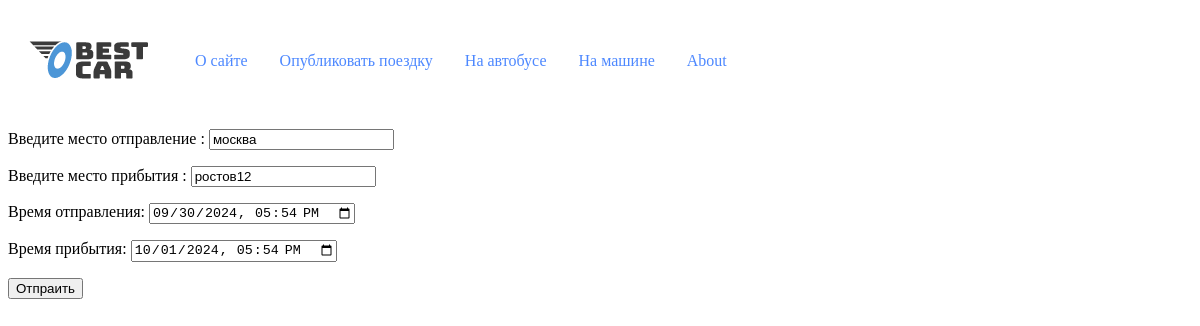
Screenshot of /update/M4JZ4GJYAGTRLUUV46A79BJ2DNVX0UAN5NE8FTY9/ with the database file from the repository.
### bestcar/models/publishing_a_trip.py (models this page shows, shortened)
class Publishing_a_trip(models.Model):
    departure = models.CharField(
        max_length=100,
        verbose_name="отправление",
        validators=[Validators_language_model()]
    )
    arrival = models.CharField(
        max_length=100,
        verbose_name="прибытие",
        validators=[Validators_language_model()]
    )
    departure_time = models.DateTimeField(
        verbose_name="время отправления",
        validators=[Validators_date_model()]
    )
    arrival_time = models.DateTimeField(
        verbose_name="время прибытия",
        default=None,
        validators=[Validators_date_model()]
    )
    free_seating = models.PositiveSmallIntegerField(
        verbose_name='количество мест',
        default=1
    )
    reserved_seats = models.PositiveIntegerField(
        verbose_name='количество бронированных мест',
        default=0
    )
    price = models.PositiveSmallIntegerField(
        verbose_name="цена"
    )
    author = models.ForeignKey(
        get_user_model(),
        on_delete=models.CASCADE,
        related_name="author",
        null=True, default=None
    )
    slug = models.SlugField(
        max_length=100,
        unique=True,
        db_index=True
    )
    objects = models.Manager()
    car = CarManager()
    bus = BusManager()
    class Meta:
        verbose_name = 'Опубликованные поездки'
        verbose_name_plural = 'Опубликованные поездки'
        ordering = ('departure_time',)
        indexes = [
            models.Index(
                fields=['departure', 'arrival', 'free_seating', 'departure_time'],
                name='trip_filter_idx'
            )
        ]

### bestcar/views.py (the view, shortened to what this page needs)
# urls.py: path('update/<slug:slug>/', Update_user_trip.as_view(), name='update_user_trip'),
class Update_user_trip(DataMixin, BaseView, UpdateView):
    model = Publishing_a_trip
    form_class = Update_form
    template_name = 'bestcar/update.html'
    success_url = reverse_lazy('home')
    title_page = 'Форма для изменения данных поездки'
    def get(self, request, *args, **kwargs):
        try:
            slug = kwargs['slug']
            User_trip_object.users_trip_object(slug)
            return super().get(self, request, *args, **kwargs)
        except Http404 as e:
            return JsonResponse({
                "errorMessage": str(e),
                "status": 400
            })
    def get_context_data(self, **kwargs):
        context = super().get_context_data(**kwargs)
        return self.get_mixin_context(context)

### bestcar/forms.py (shortened to what this page needs)
class Update_form(forms.ModelForm):
    class Meta:
        model = Publishing_a_trip
        fields = ['departure', 'arrival',  'departure_time', 'arrival_time']
        labels = {
            'departure': 'Введите место отправление ',
            'arrival': 'Введите место прибытия '
        }
        widgets = {'departure_time': forms.DateTimeInput(attrs={'type': 'datetime-local', 'class': 'form-control'}),
                   'arrival_time': forms.DateTimeInput(attrs={'type': 'datetime-local', 'class': 'form-control'})
                   }

### bestcar/services.py (called while the page is built)
    @staticmethod
    def users_trip_object(slug: str) -> None:
        if Publishing_a_trip.objects.filter(slug=slug).exists():
            return
        else:
            raise Http404('Похоже эта поездка больше не существует')

### bestcar/utils.py (called while the page is built)
    def get_mixin_context(self, context, **kwargs):
        if self.title_page:
            context['title'] = self.title_page
        context['menu'] = MENU  # Предполагается, что MENU - это глобальная переменная
        context.update(kwargs)
        return context

### bestcar/views.py (called while the page is built)
    def dispatch(self, request, *args, **kwargs):
        try:
            response = super().dispatch(request, *args, **kwargs)
        except Exception as e:
            return self._response(e, status=400)
        if isinstance(response, (dict, list)):
            return self._response(response)
        else:
            return response

### bestcar/templates/bestcar/update.html (shortened to what this page needs)
{% extends 'base.html' %}
{% block content %}
    <form action="{% url 'update_user_trip' object.slug %}" method="post">
        {{ form.as_p}}
        <p><button type="submit">Отпраить</button>
    </form>
{% endblock %}

### rows the page displays
Publishing_a_trip: departure "москва", arrival "ростов12", departure_time "09/30/2024 17:54", arrival_time "10/01/2024 17:54"

### other values shown
{{ m.title }} "О сайте" "Опубликовать поездку" "На автобусе" "На машине"
